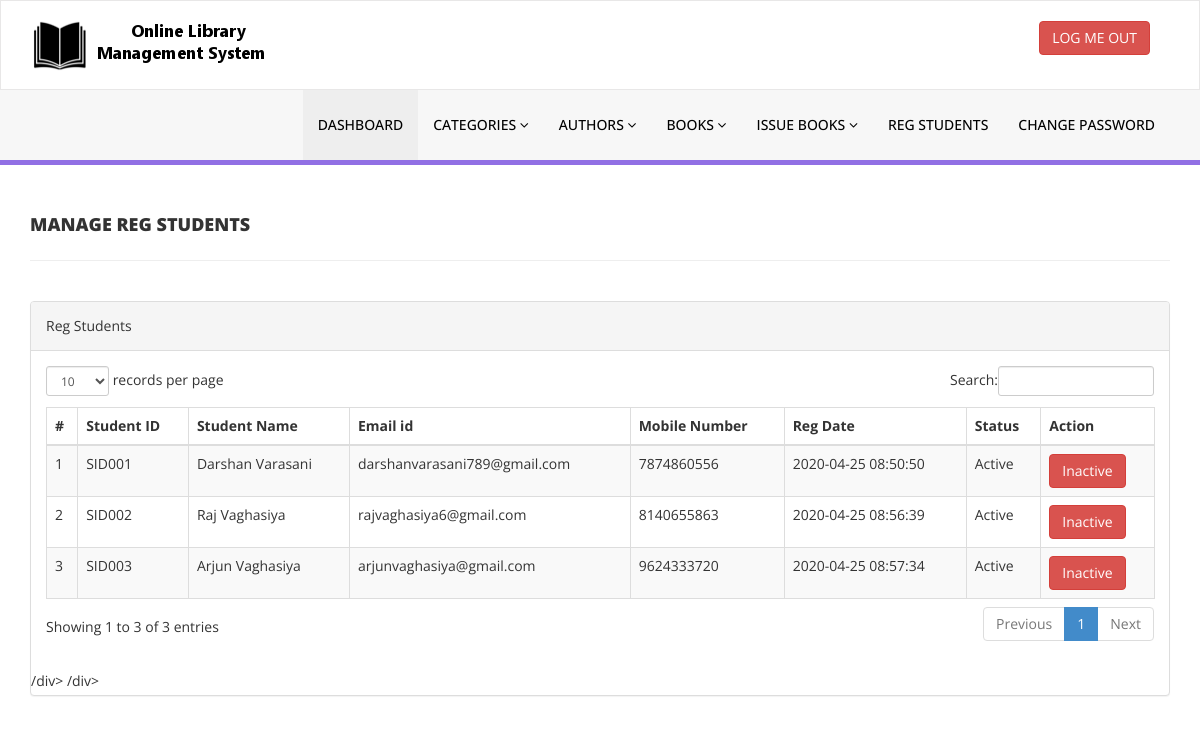
The page /library/admin/reg-students.php (signed in) on the database its author committed.
### tables this page shows
CREATE TABLE `tblstudents` (
  `id` int(11) NOT NULL,
  `StudentId` varchar(100) DEFAULT NULL,
  `FullName` varchar(120) DEFAULT NULL,
  `EmailId` varchar(120) DEFAULT NULL,
  `MobileNumber` char(11) DEFAULT NULL,
  `Password` varchar(120) DEFAULT NULL,
  `Status` int(1) DEFAULT NULL,
  `RegDate` timestamp NULL DEFAULT current_timestamp(),
  `UpdationDate` timestamp NULL DEFAULT NULL ON UPDATE current_timestamp()
);

### library/admin/reg-students.php (the view, shortened to what this page needs)
<?php
include('includes/config.php');
if (strlen($_SESSION['alogin']) == 0) {
    header('location:index.php');
} else {
    ?>
    <!DOCTYPE html>
    <html xmlns="http://www.w3.org/1999/xhtml">
        <head>
            <link href="assets/css/bootstrap.css" rel="stylesheet" />
            <link href="assets/css/font-awesome.css" rel="stylesheet" />
            <link href="assets/js/dataTables/dataTables.bootstrap.css" rel="stylesheet" />
            <link href="assets/css/style.css" rel="stylesheet" />
        </head>
        <body>
            <?php include('includes/header.php'); ?>
            <div class="content-wrapper">
                <div class="container">
                    <div class="row pad-botm">
                        <div class="col-md-12">
                            <h4 class="header-line">Manage Reg Students</h4>
                        </div>
                    </div>
                    <div class="row">
                        <div class="col-md-12">
                            <div class="panel panel-default">
                                <div class="panel-heading">
                                    Reg Students
                                </div>
                                <div class="panel-body">
                                    <div class="table-responsive">
                                        <table class="table table-striped table-bordered table-hover" id="dataTables-example">
                                            <thead>
                                                <tr>
                                                    <th>#</th>
                                                    <th>Student ID</th>
                                                    <th>Student Name</th>
                                                    <th>Email id </th>
                                                    <th>Mobile Number</th>
                                                    <th>Reg Date</th>
                                                    <th>Status</th>
                                                    <th>Action</th>
                                                </tr>
                                            </thead>
                                            <tbody>
                                                <?php
                                                $sql = "SELECT * from tblstudents";
                                                $query = $dbh->prepare($sql);
                                                $query->execute();
                                                $results = $query->fetchAll(PDO::FETCH_OBJ);
                                                $cnt = 1;
                                                if ($query->rowCount() > 0) {
                                                    foreach ($results as $result) {
                                                        ?>
                                                        <tr class="odd gradeX">
                                                            <td class="center"><?php echo htmlentities($cnt); ?></td>
                                                            <td class="center"><?php echo htmlentities($result->StudentId); ?></td>
                                                            <td class="center"><?php echo htmlentities($result->FullName); ?></td>
                                                            <td class="center"><?php echo htmlentities($result->EmailId); ?></td>
                                                            <td class="center"><?php echo htmlentities($result->MobileNumber); ?></td>
                                                            <td class="center"><?php echo htmlentities($result->RegDate); ?></td>
                                                            <td class="center"><?php
                                                                if ($result->Status == 1) {
                                                                    echo htmlentities("Active");
                                                                } else {
                                                                    echo htmlentities("Blocked");
                                                                }
                                                                ?></td>
                                                            <td class="center">
                                                                <?php if ($result->Status == 1) {
                                                                    ?>
                                                                    <a href="reg-students.php?inid=<?php echo htmlentities($result->id); ?>" onclick="return confirm('Are you sure you want to block this student?');"" >  <button class="btn btn-danger"> Inactive</button>
                                                                    <?php } else { ?>
                                                                        <a href="reg-students.php?id=<?php echo htmlentities($result->id); ?>" onclick="return confirm('Are you sure you want to active this student?');""><button class="btn btn-primary"> Active</button>
                                                                        <?php } ?>
                                                                        </td>
                                                                        </tr>
                                                                        <?php
                                                                        $cnt = $cnt + 1;
                                                                    }
                                                                }
                                                                ?>
                                                                </tbody>
                                                                </table>
                                                                </div>
                                                                </div>
                                                                /div>
                                                                /div>
                                                                </div>
                                                                </div>
                                                                </div>
                                                                </body>
                                                                </html>
                                                            <?php } ?>

### library/admin/assets/css/style.css (style rules this page uses)
.content-wrapper { margin-top: 40px; min-height:800px; padding-bottom:90px; }
.header-line { font-weight:900; padding-bottom:25px; border-bottom:1px solid #eeeeee; text-transform:uppercase; }
.pad-botm { padding-bottom:30px; }

### rows shown on the page
tblstudents: StudentId "SID001", FullName "Darshan Varasani", EmailId "darshanvarasani789@gmail.com", MobileNumber "7874860556", RegDate "2020-04-25 08:50:50"
tblstudents: StudentId "SID002", FullName "Raj Vaghasiya", EmailId "rajvaghasiya6@gmail.com", MobileNumber "8140655863", RegDate "2020-04-25 08:56:39"
tblstudents: StudentId "SID003", FullName "Arjun Vaghasiya", EmailId "arjunvaghasiya@gmail.com", MobileNumber "9624333720", RegDate "2020-04-25 08:57:34"
